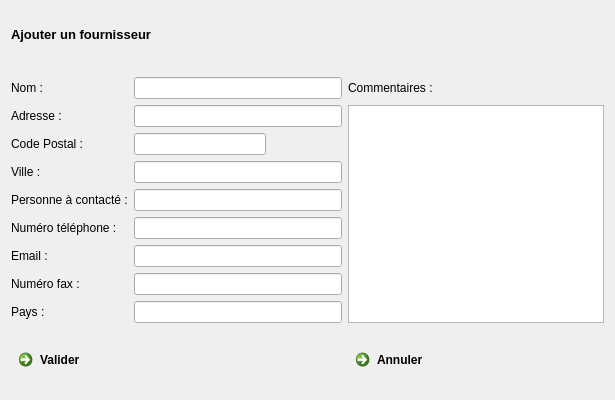
<?xml version="1.0" encoding="UTF-8"?>
<ui version="4.0">
 <class>F_AjouterFournisseur</class>
 <widget class="QDialog" name="F_AjouterFournisseur">
  <property name="geometry">
   <rect>
    <x>0</x>
    <y>0</y>
    <width>615</width>
    <height>400</height>
   </rect>
  </property>
  <property name="minimumSize">
   <size>
    <width>600</width>
    <height>400</height>
   </size>
  </property>
  <property name="windowTitle">
   <string>Dialog</string>
  </property>
  <layout class="QGridLayout" name="gridLayout_2">
   <item row="0" column="0">
    <layout class="QGridLayout" name="gridLayout">
     <item row="0" column="0" colspan="2">
      <widget class="QLabel" name="Lb_TitreFenetre">
       <property name="font">
        <font>
         <pointsize>10</pointsize>
         <weight>75</weight>
         <bold>true</bold>
        </font>
       </property>
       <property name="text">
        <string>Ajouter un fournisseur</string>
       </property>
      </widget>
     </item>
     <item row="1" column="0" colspan="4">
      <spacer name="VS_2">
       <property name="orientation">
        <enum>Qt::Vertical</enum>
       </property>
       <property name="sizeType">
        <enum>QSizePolicy::Fixed</enum>
       </property>
       <property name="sizeHint" stdset="0">
        <size>
         <width>13</width>
         <height>13</height>
        </size>
       </property>
      </spacer>
     </item>
     <item row="2" column="0">
      <widget class="QLabel" name="Lb_Nom">
       <property name="text">
        <string>Nom :</string>
       </property>
      </widget>
     </item>
     <item row="2" column="1" colspan="2">
      <widget class="QLineEdit" name="LE_NomFourn">
       <property name="maximumSize">
        <size>
         <width>250</width>
         <height>16777215</height>
        </size>
       </property>
      </widget>
     </item>
     <item row="2" column="3">
      <widget class="QLabel" name="LB_Commentaires">
       <property name="text">
        <string>Commentaires :</string>
       </property>
      </widget>
     </item>
     <item row="3" column="0">
      <widget class="QLabel" name="LB_Adresse">
       <property name="text">
        <string>Adresse :</string>
       </property>
      </widget>
     </item>
     <item row="3" column="1" colspan="2">
      <widget class="QLineEdit" name="LE_AdresseFourn">
       <property name="maximumSize">
        <size>
         <width>250</width>
         <height>16777215</height>
        </size>
       </property>
      </widget>
     </item>
     <item row="3" column="3" rowspan="8">
      <widget class="QTextEdit" name="TxE_CommentairesFourn"/>
     </item>
     <item row="4" column="0">
      <widget class="QLabel" name="LB_CP">
       <property name="text">
        <string>Code Postal :</string>
       </property>
      </widget>
     </item>
     <item row="4" column="1">
      <widget class="QLineEdit" name="LE_CPFourn">
       <property name="maximumSize">
        <size>
         <width>250</width>
         <height>16777215</height>
        </size>
       </property>
      </widget>
     </item>
     <item row="5" column="0">
      <widget class="QLabel" name="LB_Ville">
       <property name="text">
        <string>Ville :</string>
       </property>
      </widget>
     </item>
     <item row="5" column="1" colspan="2">
      <widget class="QLineEdit" name="LE_VilleFourn">
       <property name="maximumSize">
        <size>
         <width>250</width>
         <height>16777215</height>
        </size>
       </property>
      </widget>
     </item>
     <item row="6" column="0">
      <widget class="QLabel" name="LB_PersonneContact">
       <property name="text">
        <string>Personne à contacté :</string>
       </property>
      </widget>
     </item>
     <item row="6" column="1" colspan="2">
      <widget class="QLineEdit" name="LE_PersonneContactFourn">
       <property name="maximumSize">
        <size>
         <width>250</width>
         <height>16777215</height>
        </size>
       </property>
      </widget>
     </item>
     <item row="7" column="0">
      <widget class="QLabel" name="LB_Num">
       <property name="text">
        <string>Numéro téléphone :</string>
       </property>
      </widget>
     </item>
     <item row="7" column="1" colspan="2">
      <widget class="QLineEdit" name="LE_NumTel">
       <property name="maximumSize">
        <size>
         <width>250</width>
         <height>16777215</height>
        </size>
       </property>
      </widget>
     </item>
     <item row="8" column="0">
      <widget class="QLabel" name="LB_Email">
       <property name="text">
        <string>Email :</string>
       </property>
      </widget>
     </item>
     <item row="8" column="1" colspan="2">
      <widget class="QLineEdit" name="LE_EmailFourn">
       <property name="maximumSize">
        <size>
         <width>250</width>
         <height>16777215</height>
        </size>
       </property>
      </widget>
     </item>
     <item row="9" column="0">
      <widget class="QLabel" name="LB_NumFax">
       <property name="text">
        <string>Numéro fax :</string>
       </property>
      </widget>
     </item>
     <item row="9" column="1" colspan="2">
      <widget class="QLineEdit" name="LE_FaxFourn">
       <property name="maximumSize">
        <size>
         <width>250</width>
         <height>16777215</height>
        </size>
       </property>
      </widget>
     </item>
     <item row="10" column="0">
      <widget class="QLabel" name="LB_Pays">
       <property name="text">
        <string>Pays :</string>
       </property>
      </widget>
     </item>
     <item row="10" column="1" colspan="2">
      <widget class="QLineEdit" name="LE_PaysFourn">
       <property name="maximumSize">
        <size>
         <width>250</width>
         <height>16777215</height>
        </size>
       </property>
      </widget>
     </item>
     <item row="12" column="0" colspan="2">
      <widget class="QCommandLinkButton" name="Bt_Valider">
       <property name="maximumSize">
        <size>
         <width>320</width>
         <height>16777215</height>
        </size>
       </property>
       <property name="text">
        <string>Valider</string>
       </property>
       <property name="icon">
        <iconset>
         <normaloff>valider.png</normaloff>valider.png</iconset>
       </property>
       <property name="iconSize">
        <size>
         <width>30</width>
         <height>30</height>
        </size>
       </property>
      </widget>
     </item>
     <item row="12" column="3">
      <widget class="QCommandLinkButton" name="Bt_Annuler">
       <property name="maximumSize">
        <size>
         <width>320</width>
         <height>16777215</height>
        </size>
       </property>
       <property name="text">
        <string>Annuler</string>
       </property>
       <property name="icon">
        <iconset>
         <normaloff>annuler.png</normaloff>annuler.png</iconset>
       </property>
       <property name="iconSize">
        <size>
         <width>30</width>
         <height>30</height>
        </size>
       </property>
      </widget>
     </item>
     <item row="11" column="0" colspan="4">
      <spacer name="VS">
       <property name="orientation">
        <enum>Qt::Vertical</enum>
       </property>
       <property name="sizeType">
        <enum>QSizePolicy::Fixed</enum>
       </property>
       <property name="sizeHint" stdset="0">
        <size>
         <width>13</width>
         <height>13</height>
        </size>
       </property>
      </spacer>
     </item>
     <item row="12" column="2">
      <spacer name="HS">
       <property name="orientation">
        <enum>Qt::Horizontal</enum>
       </property>
       <property name="sizeType">
        <enum>QSizePolicy::Fixed</enum>
       </property>
       <property name="sizeHint" stdset="0">
        <size>
         <width>70</width>
         <height>20</height>
        </size>
       </property>
      </spacer>
     </item>
    </layout>
   </item>
  </layout>
 </widget>
 <resources/>
 <connections/>
</ui>
